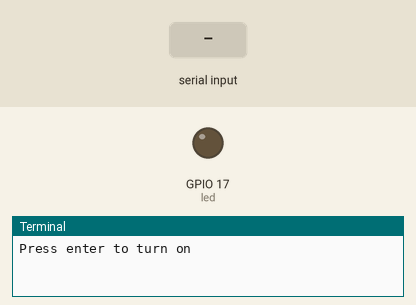
The program below on a simulated Raspberry Pi (BCM pin numbers). Shown: output pins drawn as LEDs (lit = HIGH), the last lines printed to the terminal. Inputs (shaded band) come from the test bench.

Above: at 1.2 s.
1.3 s: "1" typed at the terminal, then Enter
At 1.6 s:
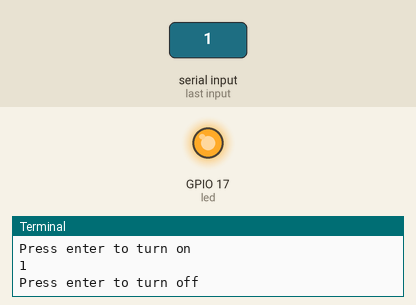
2.8 s: "0" typed at the terminal, then Enter
At 4.0 s:
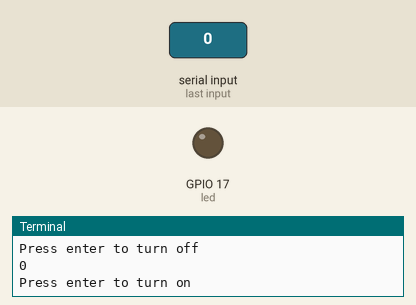
4.3 s: "2" typed at the terminal, then Enter
At 5.1 s:
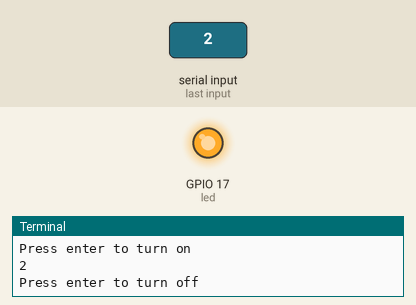
Timing chart, 0 to 7.3 s (numbered marks = the images above; inputs shaded):
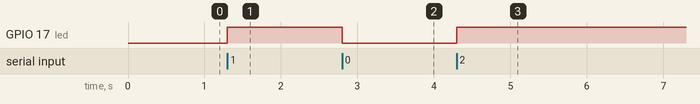

The program:

gpiozer.py
```python
from gpiozero import LED
from time import sleep

led = LED(17)

while True:
    input("Press enter to turn on")
    led.on()
    input("Press enter to turn off")
    led.off()


#while True:
#    print("on")
#    led.on()
#    sleep(1)
#    print("off")
#    led.off()
#    sleep(1)
```

Measured:
- after the input at 1.3 s, GPIO 17 (led): LOW → HIGH at once
- after the input at 2.8 s, GPIO 17 (led): HIGH → LOW at once
- after the input at 4.3 s, GPIO 17 (led): LOW → HIGH at once
